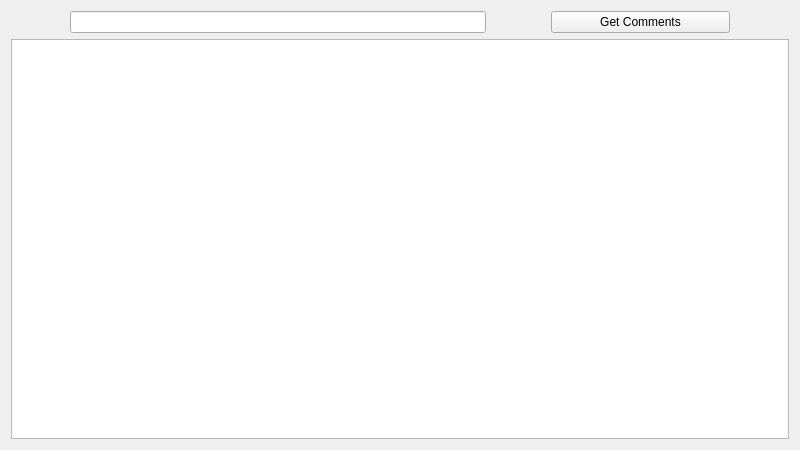
<?xml version="1.0" encoding="UTF-8"?>
<ui version="4.0">
 <class>Form</class>
 <widget class="QWidget" name="Form">
  <property name="geometry">
   <rect>
    <x>0</x>
    <y>0</y>
    <width>800</width>
    <height>450</height>
   </rect>
  </property>
  <property name="windowTitle">
   <string>Form</string>
  </property>
  <layout class="QVBoxLayout" name="verticalLayout">
   <item>
    <layout class="QHBoxLayout" name="horizontalLayout" stretch="1,7,1,3,1">
     <item>
      <spacer name="horizontalSpacer">
       <property name="orientation">
        <enum>Qt::Horizontal</enum>
       </property>
       <property name="sizeHint" stdset="0">
        <size>
         <width>40</width>
         <height>20</height>
        </size>
       </property>
      </spacer>
     </item>
     <item>
      <widget class="QLineEdit" name="le_link"/>
     </item>
     <item>
      <spacer name="horizontalSpacer_2">
       <property name="orientation">
        <enum>Qt::Horizontal</enum>
       </property>
       <property name="sizeHint" stdset="0">
        <size>
         <width>40</width>
         <height>20</height>
        </size>
       </property>
      </spacer>
     </item>
     <item>
      <widget class="QPushButton" name="bt_get">
       <property name="text">
        <string>Get Comments</string>
       </property>
      </widget>
     </item>
     <item>
      <spacer name="horizontalSpacer_3">
       <property name="orientation">
        <enum>Qt::Horizontal</enum>
       </property>
       <property name="sizeHint" stdset="0">
        <size>
         <width>40</width>
         <height>20</height>
        </size>
       </property>
      </spacer>
     </item>
    </layout>
   </item>
   <item>
    <layout class="QHBoxLayout" name="horizontalLayout_2">
     <item>
      <widget class="QTextBrowser" name="tb_display"/>
     </item>
    </layout>
   </item>
  </layout>
 </widget>
 <resources/>
 <connections/>
</ui>
